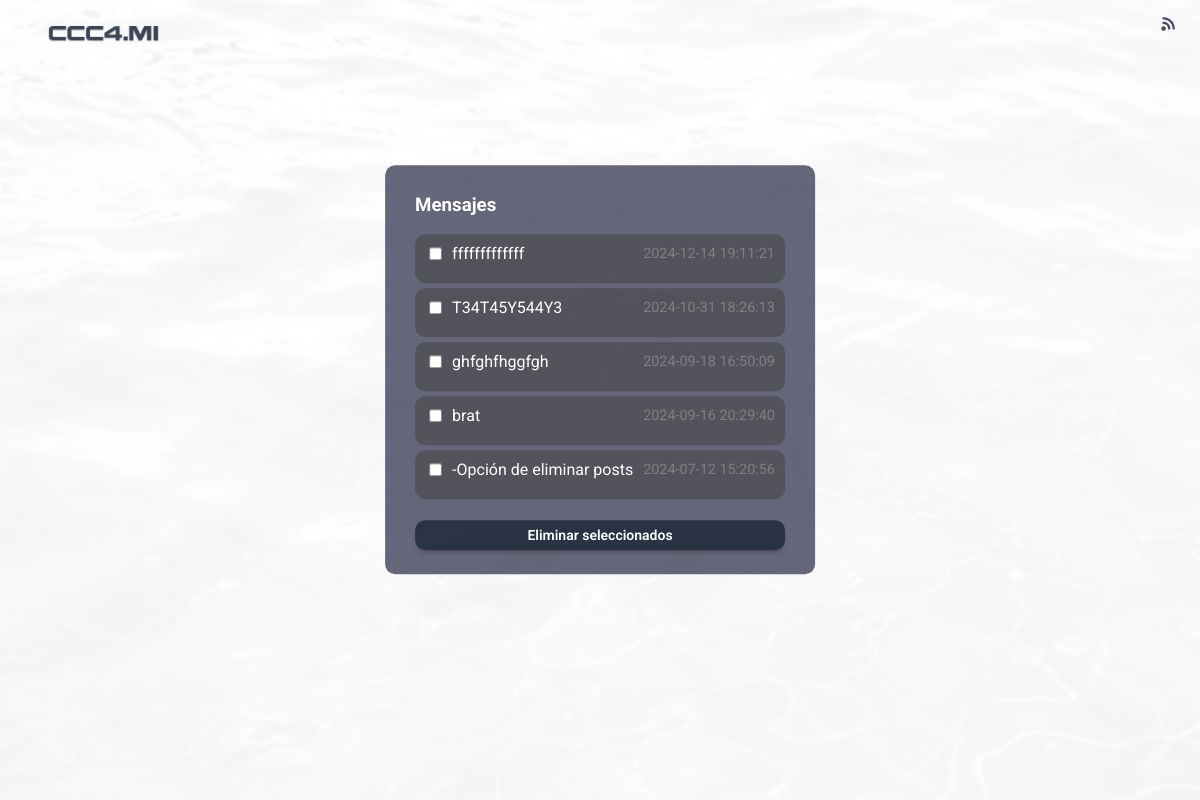
Screenshot of /mensajes (signed in) with the database file from the repository.
### models.py (models this page shows)
class Nota(db.Model):
    __tablename__ = 'nota'
    id = db.Column(db.Integer, primary_key=True)
    texto = db.Column(db.Text, nullable=True)
    fecha = db.Column(db.DateTime, nullable=True)

### run.py (the view, shortened to what this page needs)
@app.route('/mensajes', methods=['GET', 'POST'])
def mensajes():
    if 'user_id' in session:
        user = User.query.filter_by(id=session['user_id']).first()
        notas = Nota.query.order_by(Nota.fecha.desc()).all()
        return render_template('mensajes.html', notas=notas)
    else:
        return redirect(url_for('userHome'))

### templates/mensajes.html (shortened to what this page needs)
<!DOCTYPE html>
<html lang="es">
<head>
    <link rel="stylesheet" href="static/1.css">
</head>
<body>
    <div class="bg">
        <div class="overlay"></div>
    </div>
    <nav class="navbar">
        <div class="navbar-logo">
            <a href="{{url_for('inicio')}}">
                <img src="static/logo1.png"  alt="Logo">
            </a>
        </div>
        <ul class="navbar-menu">
            <li class="alt-feed">
                <a href="{{url_for ('feed')}}">
                    <img src="static/feed.png" id="feed" alt="feed" height="18">
                </a>
            </li>
        </ul>
    </nav>
    <div class="container">
        <h3>Mensajes</h3>
        <form action="{{ url_for('mensajes') }}" method="post">
            {% if notas %}
                <ul style="list-style-type: none; padding: 0;">
                {% for nota in notas %}
                    <div class="msj">
                        <li class="mensaje-item">
                            <input type="checkbox" name="notas_a_eliminar" value="{{ nota.id }}" class="mensaje-checkbox">
                            <span class="mensaje-texto">{{ nota.texto }}</span>
                            <span class="mensaje-fecha">{{ nota.fecha.strftime('%Y-%m-%d %H:%M:%S') }}</span>
                        </li>
                    </div>
                {% endfor %}
                </ul>
                <input type="submit" value="Eliminar seleccionados"><br>
            {% else %}
                <p>No hay mensajes para mostrar.</p>
            {% endif %}
        </form>
        <br>
    </div>
</body>
</html>

### static/1.css (style rules this page uses)
body, html { margin: 0; padding: 0; height: 100%; width: 100%; overflow: hidden; cursor: url('cursor.png') 16 16, auto; display: flex; font-family: 'Archivo', 'Roboto'; flex-direction: column; }
.bg { position: relative; overflow: hidden; width: 100%; height: 100vh; display: flex; align-items: center; justify-content: center; background-repeat: no-repeat; background-size: 300% 300%; background-image: linear-gradient(-45deg, #ffffff 0%, #f0f0f0 5%, #ffffff 70%, #ffffff 100%); -webkit-animation: AnimateBG 30s ease infinite; animation: AnimateBG 30s ease infinite; }
.overlay { position: absolute; top: 0; left: 0; width: 100%; height: 100%; background-image: url('wave.png'); opacity: 0.2; pointer-events: none; animation: animateTexture 60s linear infinite; background-repeat: no-repeat; background-size: cover; }
.navbar { display: flex; justify-content: space-between; align-items: center; padding: 25px 70px; position: absolute; top: 0; width: 100%; box-sizing: border-box; flex-wrap: wrap; overflow: hidden; z-index: 3000; }
.navbar-logo img { height: 16px; left: -20%; top:-20px; position: relative; }
.navbar-menu { list-style: none; display: flex; margin: 0; padding: 0; flex-wrap: wrap; position: relative; top: -50px; left: 50px; }
.navbar-menu li { margin-left: 10px; margin-top: 40px; }
.navbar-menu a { color: #bbb; text-decoration: none; padding: 0px 3px; display: block; transition: background 0.3s; }
.container { max-width: 600px; height: auto; margin: 50px auto; padding: 30px; padding-bottom: 5px; padding-top: 10px; background:#4a4b63d6; border-radius: 10px; position: absolute; top: 40%; left: 50%; transform: translate(-50%, -50%); color:#ffffff; font-family: 'Roboto', sans-serif; font-optical-sizing: auto; font-weight: 400; font-style: normal; font-variation-settings:"wdth" 100; outline: none; }
input[type="submit"] { width: 100%; padding: 7px; margin-top: 5px; background-color: #152231bd; color: #fff; border: none; border-radius: 10px; cursor: pointer; transition: background-color 0.3s ease; box-shadow: 0px 4px 5px -3px #474747; font-family:"Roboto",sans-serif; font-weight: 600; font-size: 14px; }
.msj { background:#47474796; border-radius: 10px; padding: 10px; margin-bottom: 5px; }
.mensaje-item { display: flex; align-items: center; margin-bottom: 10px; }
.mensaje-checkbox { margin-right: 10px; }
.mensaje-texto { flex-grow: 1; }
.mensaje-fecha { margin-left: 10px; color: gray; font-size: 0.9em; }

### rows the page displays
Nota: texto "fffffffffffff", fecha "2024-12-14 19:11:21"
Nota: texto "T34T45Y544Y3", fecha "2024-10-31 18:26:13"
Nota: texto "ghfghfhggfgh", fecha "2024-09-18 16:50:09"
Nota: texto "brat", fecha "2024-09-16 20:29:40"
Nota: texto "-Opción de eliminar posts", fecha "2024-07-12 15:20:56"
